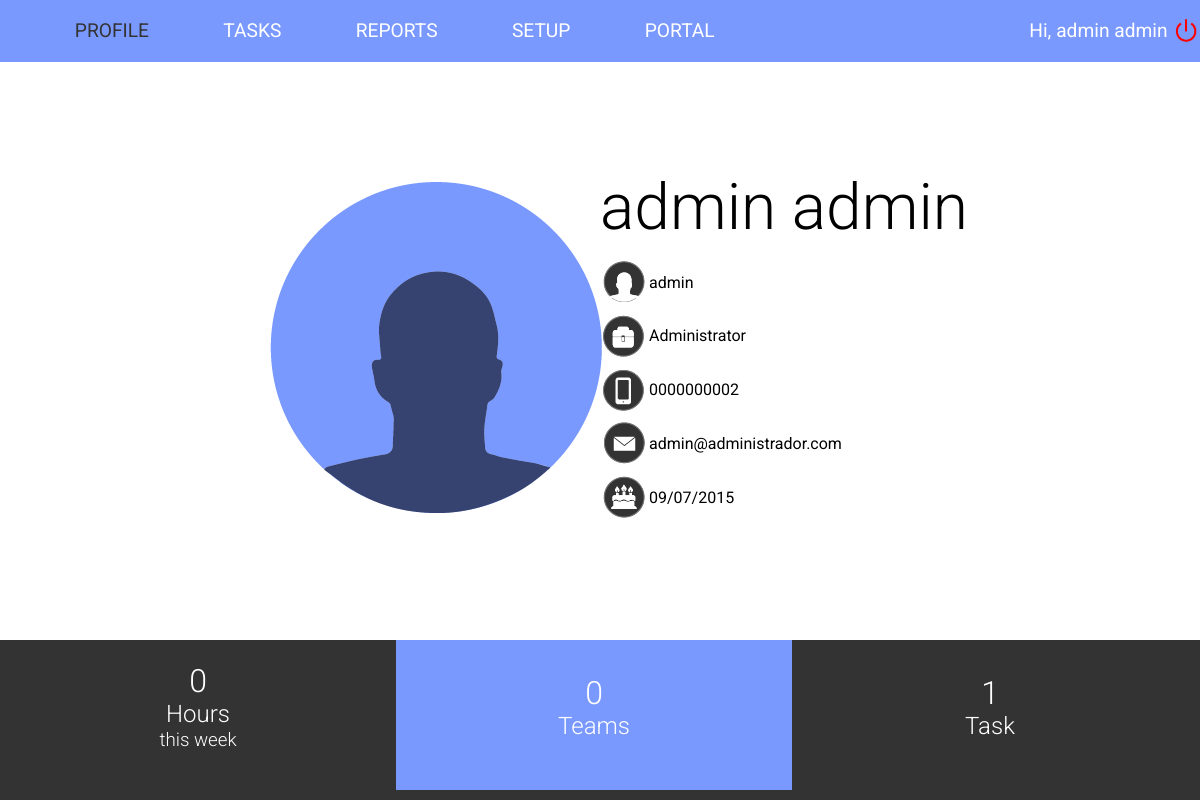
Screenshot of /cgi-bin/HGN/profile.php (signed in) with the database file from the repository.
### tables this page shows
CREATE TABLE IF NOT EXISTS `user` (
  `user_id` int(11) NOT NULL AUTO_INCREMENT,
  `user_login` text NOT NULL,
  `user_password` text NOT NULL,
  `user_first_name` text NOT NULL,
  `user_last_name` text NOT NULL,
  `user_DOB` date NOT NULL,
  `user_week_hrs` int(11) NOT NULL,
  `user_extra_hrs` int(11) NOT NULL,
  `user_type_id` int(11) NOT NULL,
  `user_tel` text,
  `user_mail` text NOT NULL,
  PRIMARY KEY (`user_id`)
);

CREATE TABLE IF NOT EXISTS `user_type` (
  `user_type_id` int(11) NOT NULL AUTO_INCREMENT,
  `user_type_description` text NOT NULL,
  PRIMARY KEY (`user_type_id`)
);

### cgi-bin/HGN/profile.php (the view, shortened to what this page needs)
<?php
	$username = $_SESSION['username'];
	$servername = $_SESSION['servername'];
	$user_db = $_SESSION['user_db'];
	$password_db = $_SESSION['password_db'];
	$dbname = $_SESSION['dbname'];
$conn = new mysqli($servername, $user_db, $password_db, $dbname);
$user_id = "";
$user_first_name = "";
$user_type_id = "";
$user_tel = "";
$user_mail = "";
$sql = "SELECT user_id, user_first_name, user_last_name, user_type_id, user_tel, user_mail, user_dob FROM user WHERE user_login = '{$username}'";
$result = mysqli_query($conn, $sql);
if (mysqli_num_rows($result)) {
    $row = mysqli_fetch_assoc($result);
    $user_id = $row["user_id"];
    $user_first_name = $row["user_first_name"];
    $user_last_name = $row["user_last_name"];
    $user_type_id = $row["user_type_id"];
    $user_tel = $row["user_tel"];
    $user_mail = $row["user_mail"];
    $user_dob_velho = $row["user_dob"];
    $user_dob = date("d/m/Y", strtotime($user_dob_velho));
}
$sql2 = "SELECT user_type_description FROM user_type WHERE user_type_id = '{$user_type_id}'";
$result2 = mysqli_query($conn, $sql2);
if (mysqli_num_rows($result2)>0) {
	$row = mysqli_fetch_assoc($result2);
	$user_type_id = $row["user_type_description"];
}
$number_teams = 0;
$currentWeek_temp = date("W", strtotime("D"));
$currentWeek = $currentWeek_temp - 1;
$currentYear = date("Y", strtotime("D"));
$number_tasks = 0;
$sql5 = "SELECT task_id FROM task WHERE user_id = '{$user_id}'";
$result5 = mysqli_query($conn, $sql5);
if ($result5) {
	while ($row = mysqli_fetch_assoc($result5)) {
		$number_tasks += 1;
	}
}
function calcHours($week, $year, $user_id, $conn) {
	$sqlCalc = "SELECT SUM(sub_task_time) AS total_horas
			FROM sub_task LEFT JOIN task ON sub_task.task_id = task.task_id
			WHERE week(sub_task_date) = '{$week}' AND user_id = '{$user_id}' AND year(sub_task_date) = '{$year}'";
	$resultCalc = mysqli_query($conn, $sqlCalc);
	if (mysqli_num_rows($resultCalc) > 0) {
		$row = mysqli_fetch_assoc($resultCalc);
		if ($row["total_horas"] == NULL){
			return 0;
		}
		return $row["total_horas"];
	}
}
$sum_hours_week_user = calcHours($currentWeek, $currentYear, $_SESSION['user_id'] , $conn);
?>
<html>
<head>
	<link href="styles/profile.css" rel="stylesheet">
	<link href="styles/basicStyle.css" rel="stylesheet">
</head>
<body>
	<nav>
		<ul>
			<li> <a href="profile.php" class="active"> PROFILE </a> </li>
			<li> <a href="tasks"> TASKS </a> </li>
			<li> <a href="reports.php" > REPORTS </a> </li>
			<li> <a href="general"> SETUP </a> </li>
			<li> <a href="https://docs.google.com/spreadsheets/d/1bRcrZh3NT7Ya11cl_LQHDlfSD36UYbRfUcSNfBM4du8/edit#gid=0" target="_blank"> PORTAL </a> </li>
			<li class="right img"> <a href="sessionStop.php"> <img src="img/logoutIcon.png" alt="Logout"> </a> </li>
			<li class="right"> Hi, <?php echo $user_first_name . " " . $user_last_name ?> </li>
		</ul>
	</nav>
	<content>
		<article class="artLeft">
			<img src="img/pictureIcon.png">
		</article>
		<article class="artRight">
			<h1> <?php echo $user_first_name . " " . $user_last_name ?> </h1>
			<table>
				<tr>
					<td><img src="img/loginIcon.png" title="Login" class="icon"></td>
					<td valign="middle"><?php echo $username ?></td>
				</tr>
				<tr>
					<td><img src="img/userTypeIcon.png" title="Role" class="icon"></td>
					<td valign="middle"><?php echo $user_type_id ?></td>
				</tr>
				<tr>
					<td><img src="img/phoneIcon.png" title="Phone" class="icon"></td>
					<td valign="middle"><?php echo $user_tel ?></td>
				</tr>
				<tr>
					<td><img src="img/emailIcon.png" title="Email" class="icon"></td>
					<td valign="middle"><?php echo $user_mail ?></td>
				</tr>
				<tr>
					<td><img src="img/birthdayIcon.png" title="Date of Birth" class="icon"></td>
					<td valign="middle"><?php echo $user_dob ?></td>
				</tr>
			</table>
		</article>
	</content>
	<footer>
		<div class="footLeft">
			<h1 class="test"> <?php echo $sum_hours_week_user ?> </h1>
			<h2 class="test"> <?php if($sum_hours_week_user == 1){echo "Hour";} else{ echo "Hours";}?> </h2>
			<h3 class="test"> this week </h3>
		</div>
		<div class="footMid">
			<h1 class="test"> <?php echo $number_teams; ?> </h1>
			<h2 class="test"> <?php if($number_teams == 1){echo "Team";} else{ echo "Teams";}?> </h2>
		</div>
		<div class="footRight">
			<h1 class="test"> <?php echo $number_tasks ?></h1>
			<h2 class="test"> <?php if($number_tasks == 1){echo "Task";} else{ echo "Tasks";}?> </h2>
		</div>
	</footer>
</body>
</html>

### cgi-bin/HGN/styles/profile.css (style rules this page uses)
.artLeft { width: 50%; float: left; }
.artLeft img { padding-left: 45%; padding-top: 20%; }
.artRight { width: 50%; float: right; font-weight: 300; }
.artRight h1 { font-weight: 300; font-size: 400%; margin-bottom: 2%; margin-top: 18%; }
table tr td { padding-top: 1%; padding-bottom: 3%; }
footer { background-color: #333333; height: 20%; position: absolute; bottom: 0; width:100%; }
.footLeft { padding-top: 1.8%; text-align: center; width: 33%; float: left; }
.footMid { padding-top: 2.8%; text-align: center; background-color: #7A99FF; width: 33%; float: left; height: 72.5%; }
.footRight { padding-top: 2.8%; text-align: center; width: 33%; float: left; }
.test { font-weight: 300; color: #FFFFFF; margin-top: 0.1%; margin-bottom: 0.1%; }

### cgi-bin/HGN/styles/basicStyle.css (style rules this page uses)
body { padding: 0px; margin: 0px; font-family: 'Roboto', sans-serif; }
nav { padding-top: 0.01%; padding-bottom: 0.01%; font-size: 120%; background-color: #7A99FF; }
nav a { text-decoration: none; color: #FFFFFF; }
.active { color: #333333; }
nav ul { list-style: none; }
nav ul li { padding-right: 3%; padding-left: 3%; display: inline; color: #FFFFFF; }
.right { padding-right: 0.3%; padding-left: 0.3%; float: right; }
.right img { margin-right: 3%; }

### rows the page displays
user: user_first_name "admin", user_last_name "admin", user_tel "0000000002", user_mail "admin@administrador.com", user_DOB "09/07/2015"
user_type: user_type_description "Administrator"

### other values shown
$username "admin"
$sum_hours_week_user "0"
$number_teams "0"
$number_tasks "1"
